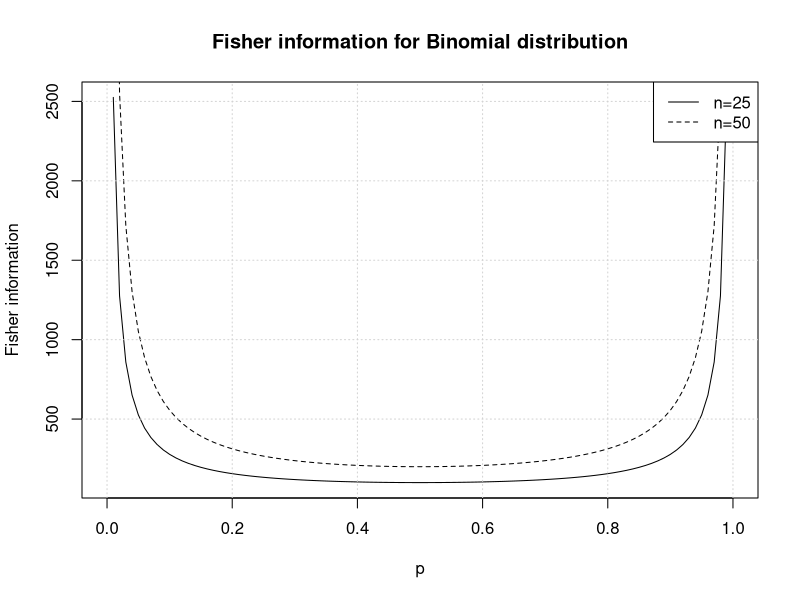
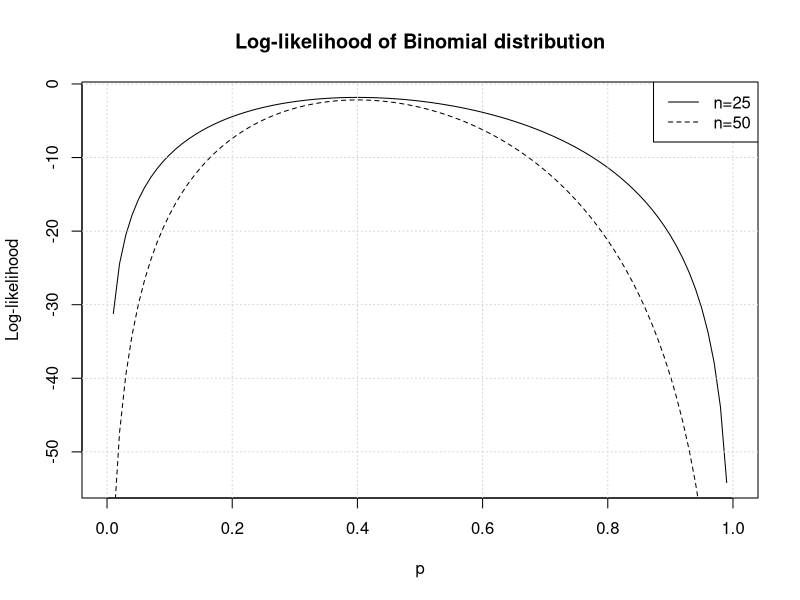

Here is the R script that generated these plots, in order:
## ---- chunk 1
#| echo: false
FI <- function(x, n) {
  n / (x * (1 - x))
}
curve(
  FI(x, n = 25),
  0,
  1,
  lty = 1,
  xlab = 'p',
  ylab = 'Fisher information',
  main = 'Fisher information for Binomial distribution'
)
curve(FI(x, n = 50), 0, 1, add = TRUE, lty = 2)
grid()
legend("topright", legend = c("n=25", "n=50"), lty = c(1, 2))

## ---- chunk 2
loglik <- function(x, y, n) lchoose(n, y) + y * log(x) + (n - y) * log(1 - x)

curve(
  loglik(x, y = 10, n = 25),
  0,
  1,
  lty = 1,
  xlab = 'p',
  ylab = 'Log-likelihood',
  main = 'Log-likelihood of Binomial distribution'
)
curve(loglik(x, y = 20, n = 50), 0, 1, add = TRUE, lty = 2)
grid()
legend("topright", legend = c("n=25", "n=50"), lty = c(1, 2))

## ---- chunk 3
n <- 25
y <- 10
f <- function(x) -loglik(x, y, n)
mle <- nlm(f, 0.5, hessian = TRUE)

## ---- chunk 4

print(paste("Numerical estimate of p:", round(mle$estimate, 2)))
print(paste("Estimated variance of p:", round(1 / mle$hessian, 4)))
print(paste("Actual variance variance of p:", round(0.4 * (1 - 0.4) / n, 4)))

